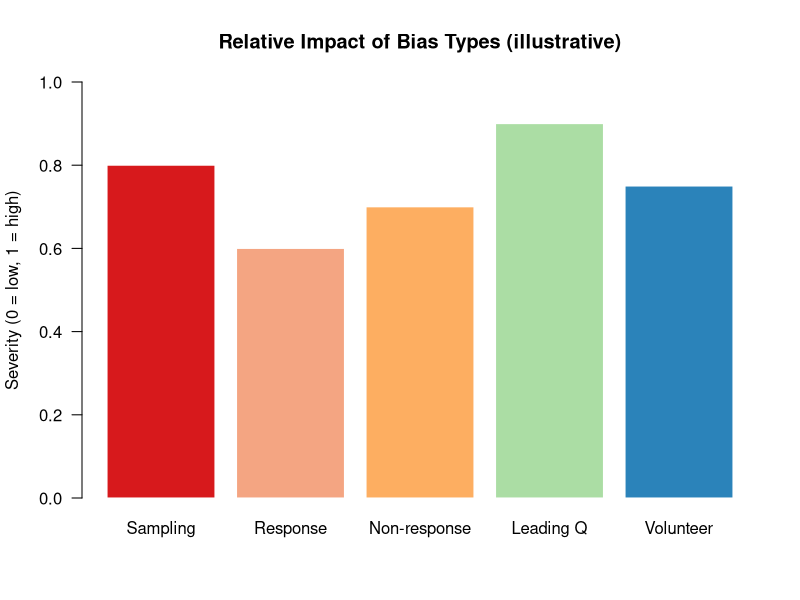
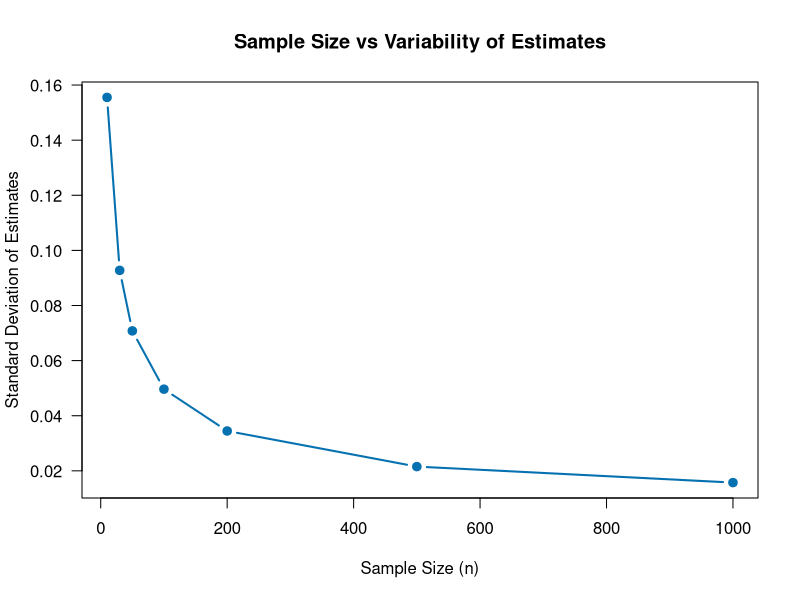
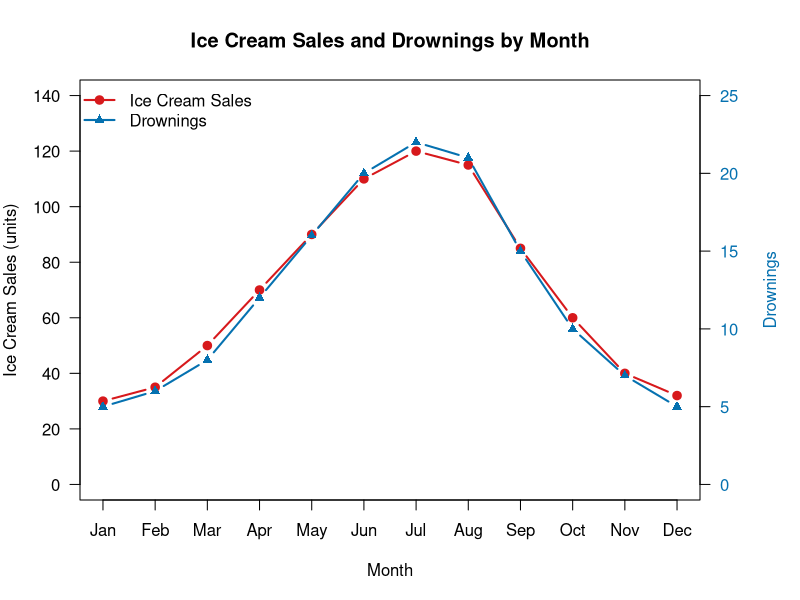
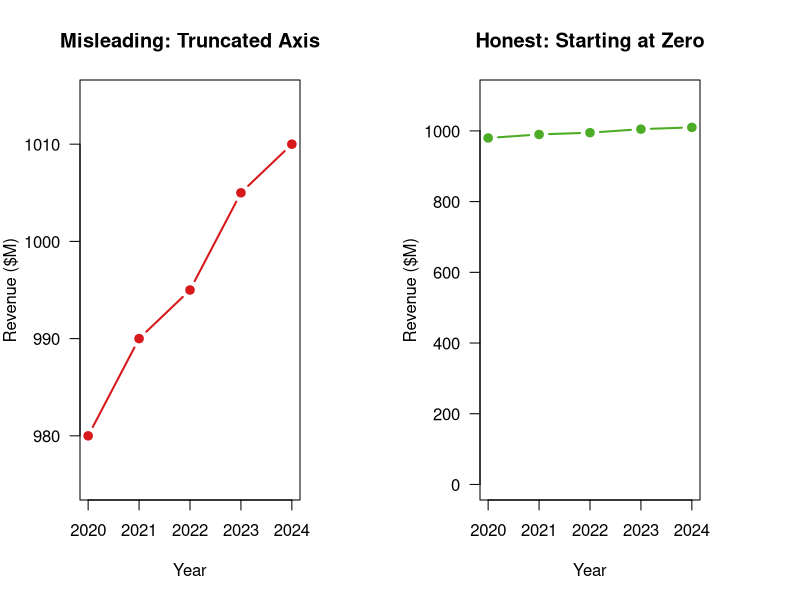

These charts were generated, in order, by the following R code:
## ---- chunk 1
#| label: fig-bias-types
#| fig-cap: "Different types of bias and how they affect results."
#| echo: false

bias_types  <- c("Sampling", "Response", "Non-response", "Leading Q", "Volunteer")
bias_impact <- c(0.8, 0.6, 0.7, 0.9, 0.75)

barplot(
  bias_impact,
  names.arg = bias_types,
  col    = c("#d7191c", "#f4a582", "#fdae61", "#abdda4", "#2b83ba"),
  border = "white",
  main   = "Relative Impact of Bias Types (illustrative)",
  ylab   = "Severity (0 = low, 1 = high)",
  ylim   = c(0, 1),
  las    = 1
)
## ---- chunk 2
#| label: fig-sample-size
#| fig-cap: "Variability in sample estimates decreases as sample size increases."

set.seed(42)
true_prop <- 0.55  # True proportion in population
sample_sizes <- c(10, 30, 50, 100, 200, 500, 1000)
n_simulations <- 1000

set.seed(321)
variability <- sapply(sample_sizes, function(n) {
  estimates <- replicate(n_simulations, mean(sample(c(TRUE, FALSE), n,
                                                    replace = TRUE,
                                                    prob = c(true_prop,
                                                             1 - true_prop))))
  sd(estimates)
})

plot(
  sample_sizes, variability,
  type = "b",
  pch  = 19,
  col  = "#0571b0",
  lwd  = 2,
  xlab = "Sample Size (n)",
  ylab = "Standard Deviation of Estimates",
  main = "Sample Size vs Variability of Estimates",
  las  = 1
)
abline(h = 0, col = "#d7191c", lty = 2)
## ---- chunk 3
#| label: fig-spurious
#| fig-cap: "A spurious correlation: ice cream sales and drownings both increase in summer."
#| echo: false

months <- 1:12
ice_cream <- c(30, 35, 50, 70, 90, 110, 120, 115, 85, 60, 40, 32)
drownings <- c(5, 6, 8, 12, 16, 20, 22, 21, 15, 10, 7, 5)

par(mar = c(5, 4, 4, 5))
plot(months, ice_cream, type = "b", pch = 19, col = "#d7191c", lwd = 2,
     xlab = "Month", ylab = "Ice Cream Sales (units)",
     main = "Ice Cream Sales and Drownings by Month",
     xaxt = "n", ylim = c(0, 140), las = 1)
axis(1, at = 1:12, labels = month.abb)

par(new = TRUE)
plot(months, drownings, type = "b", pch = 17, col = "#0571b0", lwd = 2,
     axes = FALSE, xlab = "", ylab = "", ylim = c(0, 25))
axis(4, las = 1, col.axis = "#0571b0")
mtext("Drownings", side = 4, line = 3, col = "#0571b0")

legend("topleft",
       c("Ice Cream Sales", "Drownings"),
       col = c("#d7191c", "#0571b0"), pch = c(19, 17), lwd = 2, bty = "n")
## ---- chunk 4
#| label: fig-misleading-axis
#| fig-cap: "The same data displayed with a truncated y-axis (left) vs starting at zero (right)."

par(mfrow = c(1, 2))

years   <- 2020:2024
revenue <- c(980, 990, 995, 1005, 1010)

# Misleading
plot(years, revenue, type = "b", pch = 19, col = "#d7191c", lwd = 2,
     ylim = c(975, 1015), xlab = "Year", ylab = "Revenue ($M)",
     main = "Misleading: Truncated Axis", las = 1)

# Honest
plot(years, revenue, type = "b", pch = 19, col = "#4dac26", lwd = 2,
     ylim = c(0, 1100), xlab = "Year", ylab = "Revenue ($M)",
     main = "Honest: Starting at Zero", las = 1)

par(mfrow = c(1, 1))
